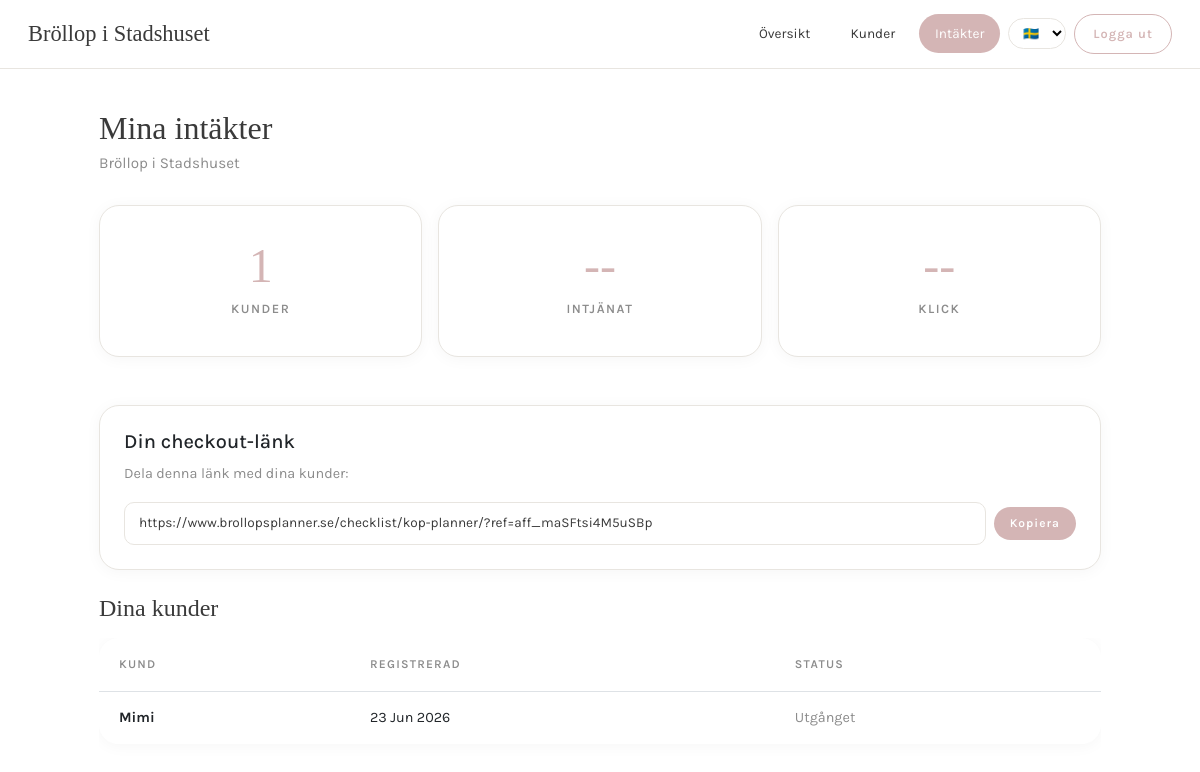
Page /checklist/partner/intakter/ (signed in) on the committed database.
### planner/models.py (models this page shows, shortened)
class Photographer(models.Model):
    user = models.ForeignKey(User, on_delete=models.CASCADE, null=True, blank=True)
    name = models.CharField(max_length=100, verbose_name="Företagsnamn")
    logo = models.URLField(max_length=500, blank=True, null=True, verbose_name="Logga (URL)")
    primary_color = models.CharField(max_length=7, default="#FFFFFF", verbose_name="Navbar-färg (Hex-kod)")
    accent_color = models.CharField(max_length=7, default="#C7BDAE", verbose_name="Accentfärg (Hex-kod)")
    whop_email = models.EmailField(blank=True, null=True, verbose_name="Whop E-post")
    whop_affiliate_id = models.CharField(max_length=100, verbose_name="Whop Affiliate ID")
    is_active = models.BooleanField(default=False)
    created_at = models.DateTimeField(auto_now_add=True)

### accounts/models.py (models this page shows, shortened)
class Profil(models.Model):
    ROLLER = [
        ('par', 'Brudpar'),
        ('planerare', 'Planerare'),
    ]
    user = models.OneToOneField(User, on_delete=models.CASCADE)
    telefon = models.CharField(max_length=20, blank=True)
    roll = models.CharField(max_length=10, choices=ROLLER, default='par')
    planerare = models.ForeignKey(User, on_delete=models.SET_NULL, null=True, blank=True, related_name='par')
    utgangsdatum = models.DateField(null=True, blank=True)
    photographer = models.ForeignKey('planner.Photographer', on_delete=models.SET_NULL, null=True, blank=True, related_name='kunder')

### planner/views.py (the view)
# urls.py: path('partner/intakter/', views.partner_intakter, name='partner_intakter'),
@login_required
def partner_intakter(request):
    fotograf = Photographer.objects.filter(user=request.user, is_active=True).first()
    if not fotograf:
        return redirect('dashboard')
    from .whop_utils import get_affiliate_stats
    stats = None
    if fotograf.whop_affiliate_id:
        stats = get_affiliate_stats(fotograf.whop_affiliate_id)
    kunder = Profil.objects.filter(photographer=fotograf, roll='par')
    return render(request, 'planner/partner_intakter.html', {
        'fotograf': fotograf,
        'stats': stats,
        'kunder': kunder,
        'antal_kunder': kunder.count(),
    })

### accounts/context_processors.py (called while the page is built)
def photographer_context(request):
    if request.user.is_authenticated:
        try:
            profil = Profil.objects.get(user=request.user)
            if profil.photographer:
                return {'photographer': profil.photographer}
        except Profil.DoesNotExist:
            pass
    return {'photographer': None}

### planner/whop_utils.py (called while the page is built)
def get_headers():
    return {
        'Authorization': f'Bearer {settings.WHOP_API_KEY}',
        'Content-Type': 'application/json',
    }

def get_affiliate_stats(affiliate_id):
    try:
        earnings_response = requests.get(
            f'{WHOP_API_BASE}/affiliates/{affiliate_id}/earnings',
            headers=get_headers(),
            timeout=10
        )
        earnings = earnings_response.json() if earnings_response.status_code == 200 else None
        stats_response = requests.get(
            f'{WHOP_API_BASE}/affiliates/{affiliate_id}/stats',
            headers=get_headers(),
            timeout=10
        )
        stats = stats_response.json() if stats_response.status_code == 200 else None
        return {
            'success': True,
            'earnings': earnings,
            'stats': stats,
        }
    except Exception as e:
        print(f"❌ API error: {e}")
        return {'success': False}

### planner/templates/planner/partner_intakter.html
{% extends 'planner/partner_base.html' %}
{% load i18n %}
{% block content %}
<div style="margin-bottom: 28px;">
    <h1 style="font-size: 2rem; margin-bottom: 4px;"> {% trans "Mina intäkter" %}</h1>
    <p style="color: var(--text-light); font-size: 0.95rem;">{{ fotograf.name }}</p>
</div>
<div class="row g-3 mb-5">
    <div class="col-md-4">
        <div class="card stat-card">
            <div class="stat-number">{{ antal_kunder }}</div>
            <div class="stat-label">{% trans "Kunder" %}</div>
        </div>
    </div>
    <div class="col-md-4">
        <div class="card stat-card">
            <div class="stat-number">
                {% if stats and stats.earnings %}
                    {{ stats.earnings.total_earned|default:"0" }} kr
                {% else %}
                    --
                {% endif %}
            </div>
            <div class="stat-label">{% trans "Intjänat" %}</div>
        </div>
    </div>
    <div class="col-md-4">
        <div class="card stat-card">
            <div class="stat-number">
                {% if stats and stats.stats %}
                    {{ stats.stats.clicks|default:"0" }}
                {% else %}
                    --
                {% endif %}
            </div>
            <div class="stat-label">{% trans "Klick" %}</div>
        </div>
    </div>
</div>
{% if fotograf.whop_affiliate_id %}
<div class="card mb-4">
    <div class="card-body">
        <h5> {% trans "Din checkout-länk" %}</h5>
        <p style="color: var(--text-light); font-size: 0.9rem;">
            {% trans "Dela denna länk med dina kunder:" %}
        </p>
        <div style="display: flex; gap: 8px; align-items: center;">
            <input type="text"
                   value="https://www.brollopsplanner.se/checklist/kop-planner/?ref={{ fotograf.whop_affiliate_id }}"
                   class="form-control"
                   readonly
                   style="font-size: 0.85rem;">
            <button onclick="navigator.clipboard.writeText('https://www.brollopsplanner.se/checklist/kop-planner/?ref={{ fotograf.whop_affiliate_id }}')"
                    class="btn-primary btn-sm" style="white-space: nowrap;">
                 Kopiera
            </button>
        </div>
    </div>
</div>
{% endif %}
<h4 style="margin-bottom: 16px;"> {% trans "Dina kunder" %}</h4>
{% if kunder %}
    <div class="table-responsive">
        <table class="table">
            <thead>
                <tr>
                    <th>{% trans "Kund" %}</th>
                    <th>{% trans "Registrerad" %}</th>
                    <th>{% trans "Status" %}</th>
                </tr>
            </thead>
            <tbody>
                {% for k in kunder %}
                    <tr>
                        <td><strong>{{ k.user.username }}</strong></td>
                        <td>{{ k.user.date_joined|date:"d M Y" }}</td>
                        <td>
                            {% if k.utgangsdatum and k.utgangsdatum > now %}
                                <span class="badge badge-primary">Aktiv</span>
                            {% else %}
                                <span style="color: var(--text-light);">Utgånget</span>
                            {% endif %}
                        </td>
                    </tr>
                {% endfor %}
            </tbody>
        </table>
    </div>
{% else %}
    <div class="card">
        <div class="card-body" style="text-align: center; padding: 40px;">
            ✨ {% trans "Inga kunder ännu." %}
        </div>
    </div>
{% endif %}
{% endblock %}

### planner/templates/planner/partner_base.html (shortened to what this page needs)
{% load static %}
{% load i18n %}
<!DOCTYPE html>
<html lang="sv">
<head>
    <link href="https://cdn.jsdelivr.net/npm/bootstrap@5.3.0/dist/css/bootstrap.min.css" rel="stylesheet">
    <link rel="stylesheet" href="https://cdnjs.cloudflare.com/ajax/libs/font-awesome/6.5.1/css/all.min.css">
</head>
<body>
<nav class="partner-nav">
    <a href="{% url 'partner_dashboard' %}" class="brand">
        {{ fotograf.name }}
    </a>
    <div class="nav-links">
        <a href="{% url 'partner_dashboard' %}" class="{% if request.resolver_match.url_name == 'partner_dashboard' %}active{% endif %}">
            Översikt
        </a>
        <a href="{% url 'partner_kunder' %}" class="{% if request.resolver_match.url_name == 'partner_kunder' or request.resolver_match.url_name == 'partner_kund_detail' %}active{% endif %}">
            Kunder
        </a>
        <a href="{% url 'partner_intakter' %}" class="{% if request.resolver_match.url_name == 'partner_intakter' %}active{% endif %}">
            Intäkter
        </a>
        <form action="{% url 'set_language' %}" method="post" style="display: inline;">
            <select name="language" onchange="this.form.submit()"
                    style="font-size: 0.8rem; padding: 6px 10px; border: 1px solid var(--border); border-radius: 30px; background: var(--white); cursor: pointer; font-family: 'Karla', sans-serif;">
                {% get_current_language as CURRENT_LANGUAGE %}
                <option value="sv" {% if CURRENT_LANGUAGE == 'sv' %}selected{% endif %}>🇸🇪</option>
            </select>
        </form>
        <form method="post" action="{% url 'logout' %}" style="display: inline;">
            <button type="submit" class="btn-logout">Logga ut</button>
        </form>
    </div>
</nav>
<div class="container">
    {% block content %}{% endblock %}
</div>
</body>
</html>

### planner/templates/planner/partner_base.html (style rules this page uses)
:root { --white: #FFFFFF; --blush: #F5EBEB; --rose: #D4B5B5; --rose-dark: #B89595; --beige: #F2EFE9; --text: #3A3A3A; --text-light: #8C8C8C; --border: #E8E5E0; }
* { margin: 0; padding: 0; box-sizing: border-box; }
body { font-family: 'Karla', sans-serif; background: var(--white); color: var(--text); line-height: 1.7; -webkit-font-smoothing: antialiased; overflow-x: hidden; }
h1, h2, h3, h4 { font-family: 'Cormorant Garamond', serif; font-weight: 400; color: var(--text); }
.partner-nav { background: var(--white); border-bottom: 1px solid var(--border); padding: 14px 28px; display: flex; align-items: center; justify-content: space-between; position: sticky; top: 0; z-index: 1000; }
.partner-nav .brand { font-family: 'Cormorant Garamond', serif; font-size: 1.4rem; font-weight: 400; color: var(--text); text-decoration: none; }
.partner-nav .nav-links { display: flex; align-items: center; gap: 8px; }
.partner-nav .nav-links a { color: var(--text); text-decoration: none; font-size: 0.85rem; padding: 8px 16px; border-radius: 30px; transition: all 0.3s ease; }
.partner-nav .nav-links a:hover, .partner-nav .nav-links a.active { background: var(--rose); color: white; }
.btn-logout { background: transparent; border: 1.5px solid var(--rose); color: var(--rose); padding: 8px 18px; border-radius: 30px; font-size: 0.8rem; font-weight: 600; letter-spacing: 1px; cursor: pointer; transition: all 0.3s ease; font-family: 'Karla', sans-serif; }
.container { max-width: 1050px; margin: 0 auto; padding: 40px 24px; }
.card { background: var(--white); border: 1px solid var(--border); border-radius: 20px; box-shadow: 0 2px 16px rgba(0,0,0,0.04); transition: all 0.4s ease; }
.card-body { padding: 24px; }
.stat-card { text-align: center; padding: 36px 24px; }
.stat-card .stat-number { font-family: 'Cormorant Garamond', serif; font-size: 3rem; font-weight: 400; color: var(--rose); line-height: 1; }
.stat-card .stat-label { font-size: 0.8rem; color: var(--text-light); text-transform: uppercase; letter-spacing: 1.5px; margin-top: 8px; font-weight: 600; }
.btn-primary { background: var(--rose); color: white; padding: 10px 24px; border-radius: 30px; font-family: 'Karla', sans-serif; font-size: 0.8rem; font-weight: 600; letter-spacing: 1px; border: none; cursor: pointer; transition: all 0.3s ease; text-decoration: none; display: inline-block; }
.btn-sm { padding: 6px 16px; font-size: 0.75rem; }
.table { width: 100%; background: var(--white); border-radius: 20px; overflow: hidden; border-collapse: separate; border-spacing: 0; box-shadow: 0 2px 16px rgba(0,0,0,0.04); }
.table th { background: var(--white); color: var(--text-light); font-weight: 600; font-size: 0.75rem; text-transform: uppercase; letter-spacing: 1.2px; padding: 16px 20px; text-align: left; }
.table td { padding: 14px 20px; border-bottom: 1px solid var(--border); font-size: 0.9rem; }
.table tr:last-child td { border-bottom: none; }
.form-control, .form-select { border: 1.5px solid var(--border); border-radius: 10px; padding: 10px 14px; font-size: 0.9rem; font-family: 'Karla', sans-serif; background: var(--white); color: var(--text); transition: all 0.3s ease; }

### rows in the picture
Photographer: name "Bröllop i Stadshuset", whop_affiliate_id "https://www.brollopsplanner.se/checklist/kop-planner/?ref=aff_maSFtsi4M5uSBp"
Profil: user.username "Mimi", user.date_joined "23 Jun 2026", utgangsdatum "Utgånget"

### other values in the picture
{{ antal_kunder }} "1"
